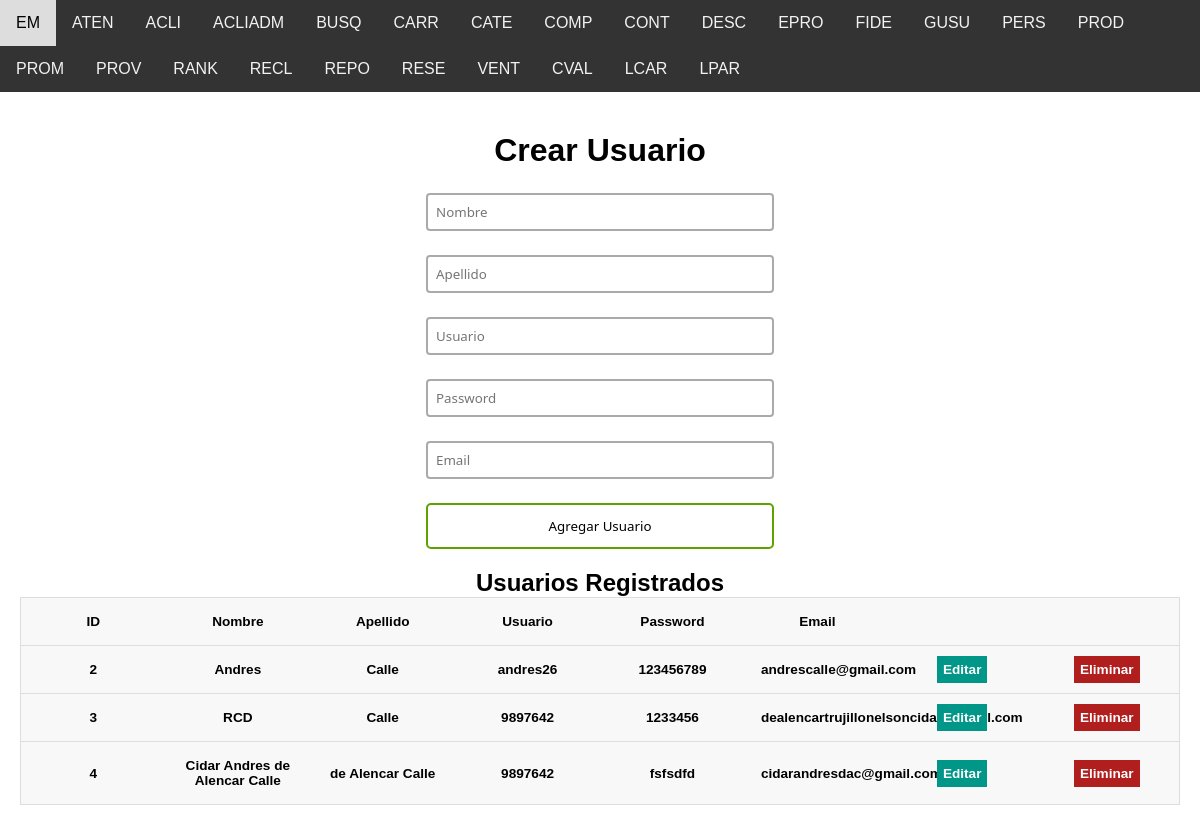
The app's page /index.php?mod=1 with its own data.
### tables this page shows
CREATE TABLE `users` (
  `id` int(11) NOT NULL,
  `name` varchar(100) NOT NULL,
  `lastname` varchar(200) NOT NULL,
  `username` varchar(200) NOT NULL,
  `password` varchar(200) NOT NULL,
  `email` varchar(200) NOT NULL
);

### ejemploModulo(EM)/indexEM.php (the view, shortened to what this page needs)
<?php
$con = connection();
$sql = "SELECT * FROM users";
$query = mysqli_query($con, $sql);
?>
<!DOCTYPE html>
<html lang="es">
<head>
    <link rel = "stylesheet" href = "ejemploModulo(EM)/assets/styleEM.css">
</head>
<body>
    <div class = "users-form">
        <form action="ejemploModulo(EM)/insertEM.php" method = "POST">
            <h1>Crear Usuario</h1>
            <input type="text" name = "name" placeholder = "Nombre">
            <input type="text" name = "lastname" placeholder = "Apellido">
            <input type="text" name = "username" placeholder = "Usuario">
            <input type="text" name = "password" placeholder = "Password">
            <input type="text" name = "email" placeholder = "Email">
            <input type="submit" value = "Agregar Usuario">
        </form>
    </div>
    <div class = "users-table">
        <h2>Usuarios Registrados</h2>
        <table>
            <thead>
                <tr>
                    <th>ID</th>
                    <th>Nombre</th>
                    <th>Apellido</th>
                    <th>Usuario</th>
                    <th>Password</th>
                    <th>Email</th>
                    <th></th>
                    <th></th>
                </tr>
            </thead>
            <tbody>
                <?php while($row = mysqli_fetch_array($query)): ?>
                <tr>
                    <th> <?= $row['id']?> </th>
                    <th> <?= $row['name']?> </th>
                    <th> <?= $row['lastname']?> </th>
                    <th> <?= $row['username']?> </th>
                    <th> <?= $row['password']?> </th>
                    <th> <?= $row['email']?> </th>
                    <th><a href="ejemploModulo(EM)/updateEM.php?id=<?= $row['id'] ?>" class = "users-table--edit">Editar</a></th>
                    <th><a href="ejemploModulo(EM)/deleteEM.php?id=<?= $row['id'] ?>" class = "users-table--delete">Eliminar</a></th>
                </tr>
                <?php endwhile; ?>
            </tbody>
        </table>
    </div>
</body>
</html>

### index.php (shortened to what this page needs)
<!DOCTYPE html>
<html lang="es">
<head>
</head>
<body>
    <div class="navbar">
        <a href="index.php?mod=1">EM</a>
        <a href="index.php?mod=2">ATEN</a>
        <a href="index.php?mod=3">ACLI</a>
        <a href="index.php?mod=4">ACLIADM</a>
        <a href="index.php?mod=5">BUSQ</a>
        <a href="index.php?mod=6">CARR</a>
        <a href="index.php?mod=7">CATE</a>
        <a href="index.php?mod=8">COMP</a>
        <a href="index.php?mod=9">CONT</a>
        <a href="index.php?mod=10">DESC</a>
        <a href="index.php?mod=11">EPRO</a>
        <a href="index.php?mod=12">FIDE</a>
        <a href="index.php?mod=13">GUSU</a>
        <a href="index.php?mod=14">PERS</a>
        <a href="index.php?mod=15">PROD</a>
        <a href="index.php?mod=16">PROM</a>
        <a href="index.php?mod=17">PROV</a>
        <a href="index.php?mod=18">RANK</a>
        <a href="index.php?mod=19">RECL</a>
        <a href="index.php?mod=20">REPO</a>
        <a href="index.php?mod=21">RESE</a>
        <a href="index.php?mod=22">VENT</a>
        <a href="index.php?mod=23">CVAL</a>
        <a href="index.php?mod=24">LCAR</a>
        <a href="index.php?mod=25">LPAR</a>
    </div>
    <div class="content">
        <?php
        if (isset($_GET['mod'])) {
            $mod = $_GET['mod'];
            switch ($mod) {
                case '1':
                    include 'ejemploModulo(EM)/indexEM.php';
                    break;
            }
        } else {
            echo "<h2>Bienvenido a la página principal</h2>";
            echo "<p>Selecciona su acronimo del módulo del menú para hacer pruebas.</p>";
        }
        ?>
    </div>
</body>
</html>

### ejemploModulo(EM)/assets/styleEM.css (style rules this page uses)
* { box-sizing: border-box; margin: 0; padding: 0; }
html { font-family: 'Segoe UI', sans-serif; text-align: center; }
a { text-decoration: none; }
.users-form form { display: flex; flex-direction: column; gap: 24px; width: 30%; margin: 20px auto; text-align: center; }
.users-form form input { font-family: 'Segoe UI', sans-serif; }
.users-form form input[type=text], .users-form form input[type=password], .users-form form input[type=email] { padding: 8px; border:2px solid #aaa; border-radius:4px; outline:none; transition:.3s; }
.users-form form input[type=submit] { border: none; padding: 12px 50px; text-decoration: none; transition-duration: 0.4s; cursor: pointer; border-radius: 5px; background-color: white; color: black; border: 2px solid #60a100; }
.users-table table { border: 1px solid #ccc; border-collapse: collapse; margin: 0; padding: 0; width: 100%; table-layout: fixed; }
table tr { background-color: #f8f8f8; border: 1px solid #ddd; padding: 4px; }
table th { padding: 16px; text-align: center; font-size: .85em; }
.users-table--edit { background: #009688; padding: 6px; color: #fff; text-align: center; font-weight: bold; }
.users-table--delete { background: #b11e1e; padding: 6px; color: #fff; text-align: center; font-weight: bold; }

### index.php (style rules this page uses)
body { font-family: Arial, sans-serif; }
.navbar { overflow: hidden; background-color: #333; }
.navbar a { float: left; display: block; color: #f2f2f2; text-align: center; padding: 14px 16px; text-decoration: none; }
.content { padding: 20px; }

### records on screen
users: id "2", name "Andres", lastname "Calle", username "andres26", password "123456789", email "andrescalle@gmail.com"
users: id "3", name "RCD", lastname "Calle", username "9897642", password "1233456", email "dealencartrujillonelsoncidar@gmail.com"
users: id "4", name "Cidar Andres de Alencar Calle", lastname "de Alencar Calle", username "9897642", password "fsfsdfd", email "cidarandresdac@gmail.com"
